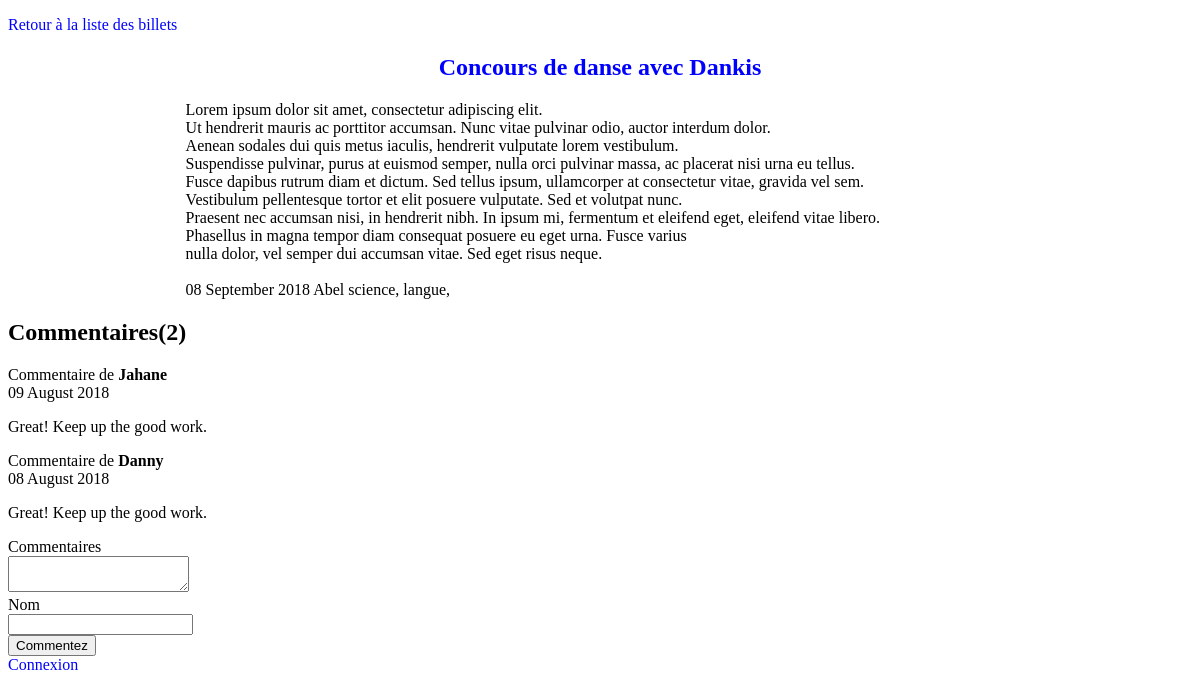
Page /index.php?action=post&id=2 on the committed database.
### tables this page shows
create table t_post (
    pst_id integer not null primary key auto_increment,
    pst_title varchar(150) not null,
    pst_content text not null,
    pst_date datetime not null
);

create table t_tag (
    tag_id integer not null primary key auto_increment,
    tag_name varchar(30) not null
     
);

create table t_comment (
    cmt_id integer not null primary key auto_increment,
    cmt_content text not null,
    pst_id integer not null,
    cmt_author varchar(30) not null,
    cmt_date datetime not null,
     
    constraint fk_cmt_pst foreign key(pst_id) references t_post(pst_id)
     
);

### controller/frontend.php (called while the page is built, shortened)
<?php
require_once('model/PostManager.php');
require_once('model/CommentManager.php');
require_once('model/TagManager.php');
function post() {
  $postManager = new PostManager();
  $commentManager = new CommentManager();
  $tagManager = new TagManager();
  $post = $postManager->getPost($_GET['id']);
  $comments = $commentManager->getComments($_GET['id']);
  $tags = $tagManager->getTags($_GET['id']);
  $cmt_number = $commentManager->countComments($_GET['id']);
  require('view/frontend/postView.php');
}

### model/PostManager.php (called while the page is built, shortened)
<?php
class PostManager extends Manager
{
  public function getPost($postId)
  {
    $db_conct = $this->dbConnect();
    $sql = 'SELECT pst_id, pst_title, pst_content, DATE_FORMAT(pst_date, \'%d %M %Y\') AS pst_date_fr FROM t_post WHERE pst_id = ?';
    $stmt = $db_conct->prepare($sql);
    $stmt->execute(array($postId));
    $post = $stmt->fetch();
    return $post;
  }
}

### model/TagManager.php (called while the page is built, shortened)
<?php
class TagManager extends Manager
{
  public function getTags($postId)
  {
    $db_conct = $this->dbConnect();
    $sql = 'SELECT tag_name
            FROM t_tag tg
            INNER JOIN t_pst_tag pTg
            ON pTg.tag_id = tg.tag_id
            INNER JOIN t_post p
            ON p.pst_id = tg.tag_id
            WHERE pTg.pst_id = ?';
      $tags = $db_conct->prepare($sql);
      $tags->execute(array($postId));
      return $tags;
  }
}

### model/CommentManager.php (called while the page is built, shortened)
<?php
class CommentManager extends Manager
{
  public function getComments($postId)
  {
    $db_conct = $this->dbConnect();
      $comments = $db_conct->prepare('SELECT cmt_id, cmt_content, cmt_author, DATE_FORMAT(cmt_date, \'%d %M %Y\') AS cmt_date_fr FROM t_comment WHERE pst_id = ? ORDER BY cmt_date DESC');
      $comments->execute(array($postId));
    return $comments;
  }
  public function countComments($postId)
  {
    $db_conct = $this->dbConnect();
    $number = $db_conct->prepare('SELECT COUNT(*) AS nb FROM t_comment WHERE pst_id = ?');
    $number->execute(array($postId));
    $cmt_number = $number->fetch();
    return $cmt_number;
  }
}

### view/frontend/postView.php (the view, shortened to what this page needs)
<p><a href="index.php">Retour à la liste des billets</a></p>
    <div class="post">
      <article class="">
        <header class="entry-header">
          <h1>
            <a href="index.php?action=post&amp;id=<?php echo $post['pst_id']; ?>"><?php echo htmlspecialchars ($post['pst_title']); ?></a>
          </h1>
        </header>
        <div class="entry-content">
          <?php echo nl2br(htmlspecialchars ($post['pst_content'])); ?>
        </div>
<br>
        <footer class="entry-footer">
          <span class="posted-on"><?php echo $post['pst_date_fr']; ?></span>
          <span class="by">Abel</span>
          <span class="">
            <?php
              while ($tag = $tags->fetch()) {
                  echo $tag['tag_name']. ', ';
              }
            ?>
          </span>
        </footer>
      </article>
    </div>
    <h2>Commentaires(<?php echo $cmt_number['nb']; ?>)</h2>
<?php
    while ($comment = $comments->fetch())
    {
?>
      <p> Commentaire de <strong> <?php echo htmlentities($comment['cmt_author']); ?></strong><br>
        <?php echo $comment['cmt_date_fr']; ?>
      </p>
      <p>
        <?php echo nl2br(htmlspecialchars($comment['cmt_content'])); ?>
      </p>
<?php
  }
?>
<form class="" action="index.php?action=addComment&amp;id=<?php echo $post['pst_id']; ?>" method="post">
  <div>
    <label for="comment">Commentaires</label><br>
    <textarea name="comment" id="comment"></textarea>
  </div>
  <div class="">
    <label for="author">Nom</label><br>
    <input type="text" name="author" id="author">
  </div>
  <div class="">
    <input type="submit" value="Commentez">
  </div>
</form>
<?php $content= ob_get_clean(); ?>
<?php require('template.php'); ?>

### index.php (shortened to what this page needs)
<?php
require('controller/frontend.php');
try{
  if (isset($_GET['action'])) {
    if ($_GET['action'] == 'listPosts') {
      listPosts();
    } elseif ($_GET['action'] == 'post') {
      if (isset($_GET['id']) && $_GET['id'] > 0) {
        post();
      } else {
        throw new Exception("aucun identifiant de billet envoye");
      }
    } elseif ($_GET['action'] == 'login') {
      login();
    } elseif (isset($_POST["username"]) && isset($_POST["password"]) && $_GET['action'] == 'admin') {
      if (!empty($_POST["username"]) && !empty($_POST["password"])) {
        callAdmin();
      } else {
        throw new Exception("aucun champ n'a ete rempli");
      }
    }
  } else {
    listPosts();
  }
} catch(Exception $e) {
  $errorMessage = $e->getMessage();
  require('view/frontend/errorView.php');
}

### view/frontend/template.php (shortened to what this page needs)
<!DOCTYPE html>
<html lang="fr" dir="ltr">
  <head>
    <link rel="stylesheet" href="public/css/style.css">
  </head>
  <body>
    <?= $content ?>
    <footer>
      <a href="index.php?action=login">Connexion</a>
    </footer>
  </body>
</html>

### public/css/style.css (style rules this page uses)
h1, h3 { text-align:center; }
.post { width:70%; margin:auto; }
a { text-decoration: none; color: blue; }

### rows in the picture
t_post: pst_title "Concours de danse avec Dankis", pst_content "Lorem ipsum dolor sit amet, consectetur adipiscing elit. Ut hendrerit mauris ac porttitor accumsan. Nunc vitae pulvinar odio, auctor interdum dolor. Aenean sodales dui quis metus iaculis, hendrerit vulputate lorem vestibulum. Suspendisse pulvinar, purus at euismod semper, nulla orci pulvinar massa, ac placerat nisi urna eu tellus. Fusce dapibus rutrum diam et dictum. Sed tellus ipsum, ullamcorper at consectetur vitae, gravida vel sem. Vestibulum pellentesque tortor et elit posuere vulputate. Sed et volutpat nunc. Praesent nec accumsan nisi, in hendrerit nibh. In ipsum mi, fermentum et eleifend eget, eleifend vitae libero. Phasellus in magna tempor diam consequat posuere eu eget urna. Fusce…"
t_tag: tag_name "science"
t_tag: tag_name "langue"
t_comment: cmt_author "Jahane", cmt_date_fr "09 August 2018", cmt_content "Great! Keep up the good work."
t_comment: cmt_author "Danny", cmt_date_fr "08 August 2018", cmt_content "Great! Keep up the good work."

### other values in the picture
$post['pst_date_fr'] "08 September 2018"
$cmt_number['nb'] "2"
